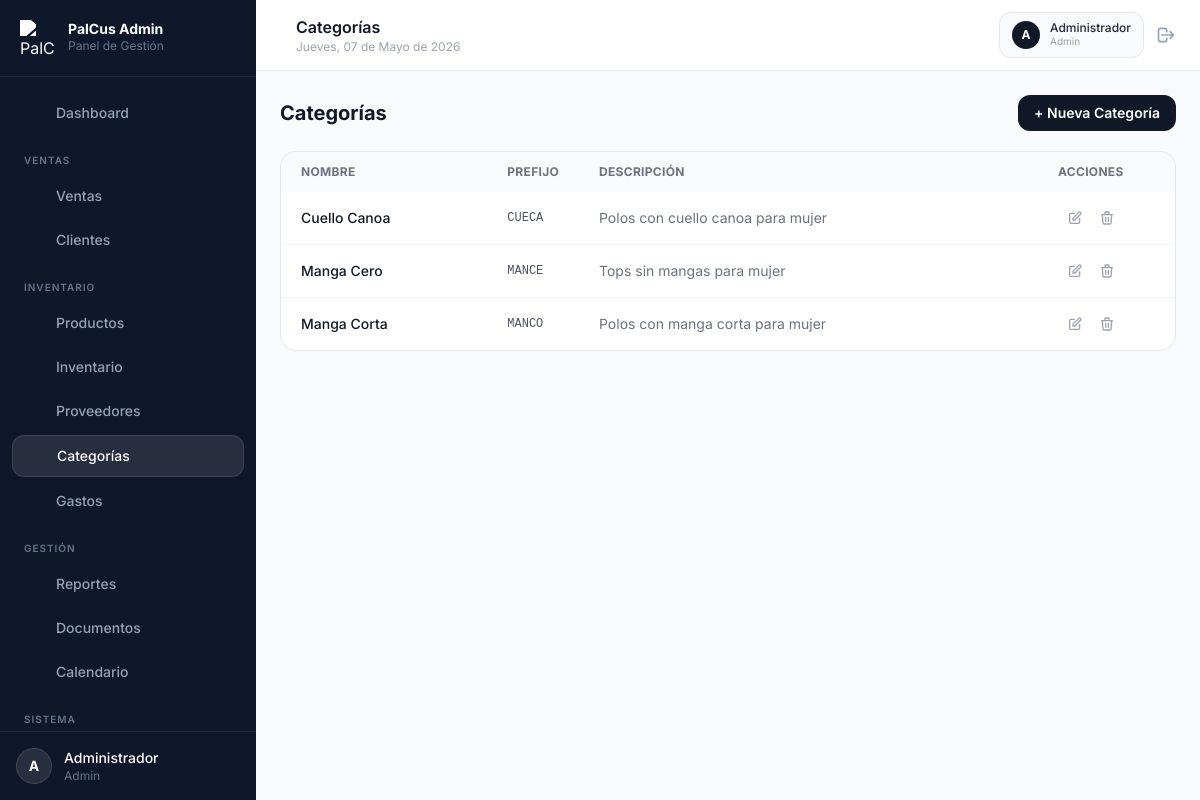
The app's page /modules/categorias/index.php (signed in) with its own data.
### tables this page shows
CREATE TABLE `categorias` (
  `id`          INT UNSIGNED AUTO_INCREMENT PRIMARY KEY,
  `nombre`      VARCHAR(100) NOT NULL,
  `prefijo`     VARCHAR(10)  DEFAULT NULL,
  `descripcion` TEXT         DEFAULT NULL,
  `activo`      TINYINT(1)   NOT NULL DEFAULT 1,
  `created_at`  TIMESTAMP    DEFAULT CURRENT_TIMESTAMP
);

### includes/auth.php (called while the page is built, shortened)
<?php
require_once __DIR__ . '/../config/database.php';
function isLoggedIn(): bool
{
    return isset($_SESSION['user_id']) && !empty($_SESSION['user_id']);
}
function currentUser(): ?array
{
    return $_SESSION['user'] ?? null;
}
function currentRole(): string
{
    return currentUser()['rol'] ?? '';
}

### includes/functions.php (called while the page is built, shortened)
<?php
function fechaLarga(): string
{
    $dias = ['Domingo', 'Lunes', 'Martes', 'Miércoles', 'Jueves', 'Viernes', 'Sábado'];
    $meses = ['', 'Enero', 'Febrero', 'Marzo', 'Abril', 'Mayo', 'Junio', 'Julio', 'Agosto', 'Septiembre', 'Octubre', 'Noviembre', 'Diciembre'];
    $diaSemana = $dias[date('w')];
    $diaNum    = date('d');
    $mesNum    = (int)date('m');
    $anio      = date('Y');
    return "{$diaSemana}, {$diaNum} de {$meses[$mesNum]} de {$anio}";
}
function e(string $str): string
{
    return htmlspecialchars($str, ENT_QUOTES | ENT_HTML5, 'UTF-8');
}

### config/database.php (called while the page is built, shortened)
<?php
class Database
{
    private static ?Database $instance = null;
    private PDO $pdo;
    private function __construct()
    {
        $dsn = sprintf(
            'mysql:host=%s;dbname=%s;charset=%s',
            DB_HOST, DB_NAME, DB_CHARSET
        );
        $options = [
            PDO::ATTR_ERRMODE            => PDO::ERRMODE_EXCEPTION,
            PDO::ATTR_DEFAULT_FETCH_MODE => PDO::FETCH_ASSOC,
            PDO::ATTR_EMULATE_PREPARES   => false,
        ];
        try {
            $this->pdo = new PDO($dsn, DB_USER, DB_PASS, $options);
        } catch (PDOException $e) {
            $msg = APP_ENV === 'development'
                ? 'Error de conexión: ' . $e->getMessage()
                : 'Error de conexión a la base de datos.';
            die(json_encode(['error' => $msg]));
        }
    }
    public static function getInstance(): self
    {
        if (self::$instance === null) {
            self::$instance = new self();
        }
        return self::$instance;
    }
    public function fetchAll(string $sql, array $params = []): array
    {
        $stmt = $this->pdo->prepare($sql);
        $stmt->execute($params);
        return $stmt->fetchAll();
    }
}
function db(): Database {
    return Database::getInstance();
}

### modules/categorias/index.php (the view, shortened to what this page needs)
<?php
$ADMIN = dirname(dirname(__DIR__));
require_once $ADMIN . '/config/database.php';
require_once $ADMIN . '/includes/auth.php';
require_once $ADMIN . '/includes/functions.php';
$activePage = 'categorias';
$pageTitle  = 'Categorías';
$categorias = db()->fetchAll('SELECT * FROM categorias WHERE activo=1 ORDER BY nombre ASC');
?>
<!DOCTYPE html>
<html lang="es">
<head>
  <script src="https://cdn.tailwindcss.com"></script>
</head>
<body class="bg-gray-50 min-h-screen">
<div id="app-wrapper" class="flex min-h-screen">
  <?php include $ADMIN . '/includes/sidebar.php'; ?>
  <div class="flex-1 flex flex-col lg:ml-64 min-w-0">
    <?php include $ADMIN . '/includes/header.php'; ?>
    <main class="flex-1 p-6 space-y-5">
      <div class="flex items-center justify-between">
        <h2 class="text-xl font-bold text-gray-900">Categorías</h2>
        <button onclick="openModal()" class="bg-gray-900 hover:bg-gray-700 text-white text-sm font-semibold px-4 py-2 rounded-xl transition-colors">
          + Nueva Categoría
        </button>
      </div>
      <div class="bg-white rounded-2xl border border-gray-200 overflow-hidden">
        <table class="w-full text-sm">
          <thead>
            <tr class="bg-gray-50 text-gray-500 text-xs font-semibold uppercase tracking-wide">
              <th class="px-5 py-3 text-left">Nombre</th>
              <th class="px-5 py-3 text-left w-20">Prefijo</th>
              <th class="px-5 py-3 text-left">Descripción</th>
              <th class="px-5 py-3 text-center">Acciones</th>
            </tr>
          </thead>
          <tbody class="divide-y divide-gray-100">
            <?php if (empty($categorias)): ?>
            <tr><td colspan="3" class="text-center py-12 text-gray-400">No hay categorías.</td></tr>
            <?php else: ?>
            <?php foreach ($categorias as $c): ?>
            <tr class="hover:bg-gray-50 transition-colors">
              <td class="px-5 py-3 font-medium text-gray-900"><?= e($c['nombre']) ?></td>
              <td class="px-5 py-3 text-gray-600 font-mono text-xs uppercase"><?= e($c['prefijo'] ?: '—') ?></td>
              <td class="px-5 py-3 text-gray-500"><?= e($c['descripcion'] ?: '—') ?></td>
              <td class="px-5 py-3">
                <div class="flex justify-center gap-1">
                  <button onclick='openModal(<?= json_encode($c) ?>)' class="p-1.5 text-gray-400 hover:text-gray-700 hover:bg-gray-100 rounded-lg">
                    <svg class="w-4 h-4" fill="none" stroke="currentColor" viewBox="0 0 24 24"><path stroke-linecap="round" stroke-linejoin="round" stroke-width="2" d="M11 5H6a2 2 0 00-2 2v11a2 2 0 002 2h11a2 2 0 002-2v-5m-1.414-9.414a2 2 0 112.828 2.828L11.828 15H9v-2.828l8.586-8.586z"/></svg>
                  </button>
                  <form method="POST" data-confirm="¿Eliminar esta categoría? Esto podría afectar a los productos asociados.">
                    <button type="submit" class="p-1.5 text-gray-400 hover:text-red-500 hover:bg-red-50 rounded-lg">
                      <svg class="w-4 h-4" fill="none" stroke="currentColor" viewBox="0 0 24 24"><path stroke-linecap="round" stroke-linejoin="round" stroke-width="2" d="M19 7l-.867 12.142A2 2 0 0116.138 21H7.862a2 2 0 01-1.995-1.858L5 7m5 4v6m4-6v6m1-10V4a1 1 0 00-1-1h-4a1 1 0 00-1 1v3M4 7h16"/></svg>
                    </button>
                  </form>
                </div>
              </td>
            </tr>
            <?php endforeach; ?>
            <?php endif; ?>
          </tbody>
        </table>
      </div>
    </main>
  </div>
</div>
</body>
</html>

### includes/sidebar.php (shortened to what this page needs)
<?php
$user = currentUser();
$nav = [
  'principal' => [
    ['icon' => 'home',      'label' => 'Dashboard',   'href' => 'index.php',              'page' => 'dashboard', 'roles' => ['admin','vendedor','almacenero']],
  ],
  'ventas' => [
    ['icon' => 'cart',      'label' => 'Ventas',       'href' => 'modules/ventas/',        'page' => 'ventas',    'roles' => ['admin','vendedor']],
    ['icon' => 'users',     'label' => 'Clientes',     'href' => 'modules/clientes/',      'page' => 'clientes',  'roles' => ['admin','vendedor']],
  ],
  'inventario' => [
    ['icon' => 'package',   'label' => 'Productos',    'href' => 'modules/productos/',     'page' => 'productos', 'roles' => ['admin','almacenero']],
    ['icon' => 'layers',    'label' => 'Inventario',   'href' => 'modules/inventario/',    'page' => 'inventario','roles' => ['admin','almacenero']],
    ['icon' => 'truck',     'label' => 'Proveedores',  'href' => 'modules/proveedores/',   'page' => 'proveedores','roles' => ['admin','almacenero']],
    ['icon' => 'tag',       'label' => 'Categorías',   'href' => 'modules/categorias/',    'page' => 'categorias', 'roles' => ['admin','almacenero']],
    ['icon' => 'credit',    'label' => 'Gastos',       'href' => 'modules/gastos/',        'page' => 'gastos',    'roles' => ['admin']],
  ],
  'gestión' => [
    ['icon' => 'chart',     'label' => 'Reportes',     'href' => 'modules/reportes/',      'page' => 'reportes',  'roles' => ['admin']],
    ['icon' => 'file',      'label' => 'Documentos',   'href' => 'modules/documentos/',    'page' => 'documentos','roles' => ['admin']],
    ['icon' => 'calendar',  'label' => 'Calendario',   'href' => 'modules/calendario/',    'page' => 'calendario','roles' => ['admin','vendedor']],
  ],
  'sistema' => [
    ['icon' => 'cog',       'label' => 'Configuración','href' => 'modules/configuracion/', 'page' => 'configuracion','roles' => ['admin']],
    ['icon' => 'shield',    'label' => 'Usuarios',     'href' => 'modules/usuarios/',      'page' => 'usuarios',  'roles' => ['admin']],
  ],
];
function sidebarIcon(string $name): string {
  return $icons[$name] ?? '';
}
$groupLabels = [
  'principal' => '',
  'ventas'    => 'Ventas',
  'inventario'=> 'Inventario',
  'gestión'   => 'Gestión',
  'sistema'   => 'Sistema',
];
?>
<aside id="sidebar"
  class="fixed inset-y-0 left-0 z-50 w-64 bg-slate-900 flex flex-col transition-transform duration-300 lg:translate-x-0 -translate-x-full"
  aria-label="Sidebar">
  <div class="flex items-center gap-3 px-5 py-5 border-b border-slate-800">
    <img
      src="https://res.cloudinary.com/dv7nmkmpm/image/upload/palcus_assets/icon_logo.png"
      alt="PalCus Perú"
      class="w-9 h-9 object-contain shrink-0"
      style="filter: brightness(0) invert(1);"
    />
    <div>
      <p class="text-white font-bold text-sm leading-none">PalCus Admin</p>
      <p class="text-slate-500 text-xs mt-0.5">Panel de Gestión</p>
    </div>
  </div>
  <nav class="flex-1 overflow-y-auto py-4 px-3 space-y-1">
    <?php foreach ($nav as $group => $items): ?>
      <?php if ($groupLabels[$group]): ?>
      <p class="text-slate-500 text-[10px] font-semibold uppercase tracking-widest px-3 pt-4 pb-1">
        <?= $groupLabels[$group] ?>
      </p>
      <?php endif; ?>
      <?php foreach ($items as $item): ?>
        <?php $isActive = ($activePage ?? '') === $item['page']; ?>
        <a href="<?= APP_URL ?>/<?= $item['href'] ?>"
           class="flex items-center gap-3 px-3 py-2.5 rounded-xl text-sm font-medium transition-all duration-150
                  <?= $isActive
                    ? 'bg-white/10 text-white border border-white/10'
                    : 'text-slate-400 hover:bg-slate-800 hover:text-white' ?>">
          <svg class="w-5 h-5 shrink-0" fill="none" stroke="currentColor" viewBox="0 0 24 24">
            <?= sidebarIcon($item['icon']) ?>
          </svg>
          <?= $item['label'] ?>
        </a>
      <?php endforeach; ?>
    <?php endforeach; ?>
  </nav>
  <div class="border-t border-slate-800 p-4">
    <div class="flex items-center gap-3">
      <div class="w-9 h-9 rounded-full bg-white/10 border border-white/10 flex items-center justify-center shrink-0">
        <span class="text-white text-sm font-bold"><?= strtoupper(substr($user['nombre'] ?? 'U', 0, 1)) ?></span>
      </div>
      <div class="flex-1 min-w-0">
        <p class="text-white text-sm font-medium truncate"><?= htmlspecialchars($user['nombre'] ?? '') ?></p>
        <p class="text-slate-500 text-xs capitalize"><?= $user['rol'] ?? '' ?></p>
      </div>
    </div>
  </div>
</aside>

### includes/header.php (shortened to what this page needs)
<header class="sticky top-0 z-30 bg-white border-b border-gray-200 flex items-center gap-4 px-6 py-3">
  <div class="flex-1">
    <h1 class="text-gray-900 font-semibold text-base"><?= $pageTitle ?? 'Dashboard' ?></h1>
    <p class="text-gray-400 text-xs"><?= fechaLarga() ?></p>
  </div>
  <div class="flex items-center gap-3">
    <div class="hidden sm:flex items-center gap-2.5 bg-gray-50 border border-gray-200 rounded-xl px-3 py-2">
      <div class="w-7 h-7 rounded-full bg-gray-900 flex items-center justify-center">
        <span class="text-white text-xs font-bold"><?= strtoupper(substr(currentUser()['nombre'] ?? 'U', 0, 1)) ?></span>
      </div>
      <div>
        <p class="text-gray-800 text-xs font-medium leading-none"><?= htmlspecialchars(currentUser()['nombre'] ?? '') ?></p>
        <p class="text-gray-400 text-[10px] capitalize"><?= currentRole() ?></p>
      </div>
    </div>
    <a href="<?= APP_URL ?>/logout.php"
       class="text-slate-400 hover:text-red-500 transition-colors"
       title="Cerrar sesión">
      <svg class="w-5 h-5" fill="none" stroke="currentColor" viewBox="0 0 24 24">
        <path stroke-linecap="round" stroke-linejoin="round" stroke-width="2"
          d="M17 16l4-4m0 0l-4-4m4 4H7m6 4v1a3 3 0 01-3 3H6a3 3 0 01-3-3V7a3 3 0 013-3h4a3 3 0 013 3v1"/>
      </svg>
    </a>
  </div>
</header>

### modules/categorias/index.php (style rules this page uses)
* { font-family:'Inter',sans-serif; }

### records on screen
categorias: nombre "Cuello Canoa", prefijo "CUECA", descripcion "Polos con cuello canoa para mujer"
categorias: nombre "Manga Cero", prefijo "MANCE", descripcion "Tops sin mangas para mujer"
categorias: nombre "Manga Corta", prefijo "MANCO", descripcion "Polos con manga corta para mujer"

### other values on screen
$item['label'] "Dashboard"
$groupLabels[$group] "VENTAS"
$item['label'] "Ventas"
$item['label'] "Clientes"
$groupLabels[$group] "INVENTARIO"
$item['label'] "Productos"
$item['label'] "Inventario"
$item['label'] "Proveedores"
$item['label'] "Categorías"
$item['label'] "Gastos"
$groupLabels[$group] "GESTIÓN"
$item['label'] "Reportes"
$item['label'] "Documentos"
$item['label'] "Calendario"
$groupLabels[$group] "SISTEMA"
